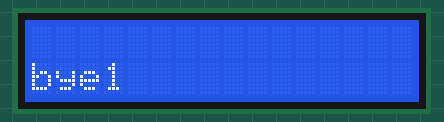
Simulated run of this sketch. Board: Arduino Uno, built with avr-gcc and run on an emulated ATmega328P. On the bench: 16×2 character LCD. Random numbers use the default seed unless the sketch sets one; what the sketch prints to the serial monitor is not drawn.

Above: at 0.1 s.
At 66.8 s:
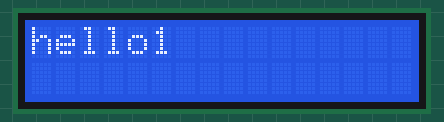
At 119.4 s:
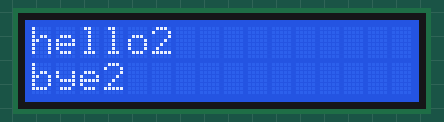

The sketch:

lcd_module.ino
```cpp
#include <Wire.h>
#include <LiquidCrystal_I2C.h>
//sda a4
//scl a5
//lcd 모듈(뒷면 4핀)을 이용하기
// 0x27
LiquidCrystal_I2C lcd(0x27, 16, 2);


void setup() {
  Serial.begin(9600);
  lcd.init(); // I2C LC를 초기화
  lcd.backlight(); //lcd 백라이트 켜줍니다.
//  lcd.print("hello aduino !!! heellelelfleflel");

}

void loop() {
  int value = random(0, 3);
  Serial.println(value);
  lcd.clear();
  switch (value) {
    case 0:
      lcd.setCursor(0, 0);
      lcd.print("hello1");
      break;
    case 1:
      lcd.setCursor(0, 1);
      lcd.print("bye1");
      break;
    case 2:
      lcd.setCursor(0, 0);
      lcd.print("hello2");
      lcd.setCursor(0, 1);
      lcd.print("bye2");
      break;
  }

//  while (true) {
//    lcd.scrollDisplayLeft();
//    delay(500);
//  }
  delay(1000);
}
```

Measured:
- what the display in image 1 shows lasts 3.0 s, from 66.8 s to 69.8 s
- what the display in image 2 shows lasts 2.0 s, from 119.3 s to 121.3 s
